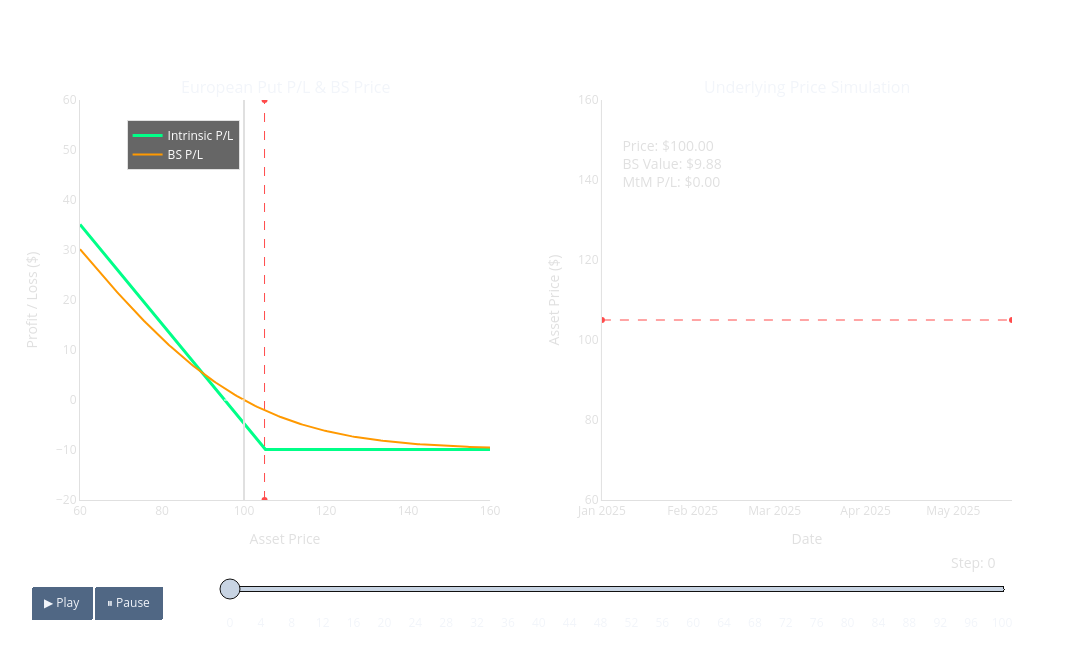

Notebook source saved alongside this figure:
### Markdown cell above
##### Supply and demand create an equilibrium price, and the Black-Scholes model looks to explain the way markets are currently pricing these contracts.

In other words, the price today is based on a risk-neutral expectation

 $$
 \text{Put Price:} \qquad P_{t} = e^{-r(T-t)}\,\mathbb{E}^{\mathbb{Q}}[(K - S_{T})^{+} \mid \mathcal{F}_t]
 $$

### Code cell
import numpy as np
import pandas as pd
import plotly.graph_objects as go
from plotly.subplots import make_subplots
from scipy.stats import norm

# --- 1. Parameters & Data Generation ---
S0 = 100        # Initial price
K = 105         # Strike price
T = 1.0         # Time to maturity (1 year)
r = 0.05        # Risk-free rate
vol = 0.25      # Volatility
n_steps = 100   # Number of simulation steps
dt = T / n_steps

def put_payoff(S, K):
    return np.maximum(K - S, 0)

# Black-Scholes European Put Price
def bs_put_price(S, K, tau, r, vol):
    if tau <= 1e-5:
        return put_payoff(S, K)
    d1 = (np.log(S / K) + (r + 0.5 * vol**2) * tau) / (vol * np.sqrt(tau))
    d2 = d1 - vol * np.sqrt(tau)
    return K * np.exp(-r * tau) * norm.cdf(-d2) - S * norm.cdf(-d1)

# Calculate Initial Premium Paid based on BS Model at t=0
initial_premium = bs_put_price(S0, K, T, r, vol)

# Generate a Price Path
np.random.seed(np.random.randint(0, 1000))
rets = np.random.normal((r - 0.5 * vol**2) * dt, vol * np.sqrt(dt), n_steps)
path = S0 * np.exp(np.cumsum(rets))
path = np.insert(path, 0, S0)
dates = pd.date_range(start='2025-01-01', periods=n_steps+1, freq='B')

S_range = np.linspace(60, 160, 200)

# Calculate P/L curves (Value - Initial Premium)
intrinsic_pnl = put_payoff(S_range, K) - initial_premium
bs_pnl_initial = bs_put_price(S_range, K, T, r, vol) - initial_premium

# Colors
off_white = "#e0e0e0"
strike_color = "#ff4b4b"
payoff_color = "#00ff88"
path_color = "#00d1ff"
bs_color = "#ff9900"
profit_color = "#00ff88"
loss_color = "#ff4b4b"

# --- 2. Figure Setup ---
fig = make_subplots(
    rows=1, cols=2,
    subplot_titles=("European Put P/L & BS Price", "Underlying Price Simulation"),
    horizontal_spacing=0.12
)

# Base traces (Left Plot)
# 0. Intrinsic P/L Curve
fig.add_trace(go.Scatter(x=S_range, y=intrinsic_pnl, line=dict(color=payoff_color, width=3), 
                         name='Intrinsic P/L', showlegend=True), row=1, col=1)
# 1. Strike Line
fig.add_trace(go.Scatter(x=[K, K], y=[-20, 60], line=dict(color=strike_color, width=1, dash='dash'), 
                         name='Strike', showlegend=False), row=1, col=1)
# 2. Current S Tracker
fig.add_trace(go.Scatter(x=[S0, S0], y=[-20, 60], line=dict(color=off_white, width=2), mode='lines', 
                         name='Current S', showlegend=False), row=1, col=1)
# 3. BS P/L Curve
fig.add_trace(go.Scatter(x=S_range, y=bs_pnl_initial, line=dict(color=bs_color, width=2), 
                         name='BS P/L', showlegend=True), row=1, col=1) 
# 4. Zero Line (Breakeven)
fig.add_trace(go.Scatter(x=[60, 160], y=[0, 0], line=dict(color='white', width=1, dash='dot'), 
                         showlegend=False), row=1, col=1)

# Base traces (Right Plot)
# 5. Strike Line Tracker
fig.add_trace(go.Scatter(x=[dates[0], dates[-1]], y=[K, K], line=dict(color=strike_color, width=1, dash='dash'), 
                         showlegend=False), row=1, col=2)
# 6. Asset Price Path
fig.add_trace(go.Scatter(x=[dates[0]], y=[S0], line=dict(color=path_color, width=2.5), mode='lines', 
                         showlegend=False), row=1, col=2)

# 7. Dynamic Text for P/L
fig.add_trace(go.Scatter(
    x=[dates[5]], y=[150], mode="text", 
    text=[f"Price: ${S0:.2f}<br>BS Value: ${initial_premium:.2f}<br>MtM P/L: $0.00"],
    textfont=dict(color=off_white, size=14), textposition="bottom right", showlegend=False
), row=1, col=2)

# --- 3. Animation Frames & Slider Steps ---
frames = []
slider_steps = []

for i in range(n_steps + 1):
    current_price = path[i]
    tau = max(T - i * dt, 0.0) 
    
    # Calculate current BS values and MtM P/L
    current_bs_pnl_curve = bs_put_price(S_range, K, tau, r, vol) - initial_premium
    current_bs_val = bs_put_price(current_price, K, tau, r, vol)
    mtm_pnl = current_bs_val - initial_premium
    pnl_color = profit_color if mtm_pnl >= 0 else loss_color
    
    frame_name = f"f{i}"
    
    frames.append(go.Frame(
        data=[
            go.Scatter(x=S_range, y=intrinsic_pnl),                            # 0: Intrinsic
            go.Scatter(x=[K, K], y=[-20, 60]),                                 # 1: Strike
            go.Scatter(x=[current_price, current_price], y=[-20, 60]),         # 2: Current S
            go.Scatter(x=S_range, y=current_bs_pnl_curve),                     # 3: BS P/L Curve
            go.Scatter(x=[60, 160], y=[0, 0]),                                 # 4: Zero Line
            go.Scatter(x=[dates[0], dates[-1]], y=[K, K]),                     # 5: Strike (Right)
            go.Scatter(x=dates[:i+1], y=path[:i+1]),                           # 6: Path (Right)
            go.Scatter(
                x=[dates[5]], y=[150],
                text=[f"Price: ${current_price:.2f}<br>BS Value: ${current_bs_val:.2f}<br>MtM P/L: ${mtm_pnl:.2f}"],
                textfont=dict(color=pnl_color)
            )                                                                  # 7: Text Update
        ],
        name=frame_name
    ))
    
    step = {
        "args": [
            [frame_name],
            {"frame": {"duration": 0, "redraw": False}, "mode": "immediate", "fromcurrent": True}
        ],
        "label": str(i),
        "method": "animate"
    }
    slider_steps.append(step)

fig.frames = frames

# --- 4. Layout with Legend, Buttons and Slider ---
fig.update_layout(
    template="plotly_dark",
    paper_bgcolor='rgba(0,0,0,0)',
    plot_bgcolor='rgba(0,0,0,0)',
    height=650, width=1200,
    margin=dict(t=100, b=150),
    showlegend=True,
    legend=dict(
        yanchor="top", y=0.95,
        xanchor="left", x=0.05,
        bgcolor="rgba(0,0,0,0.6)",
        bordercolor=off_white,
        borderwidth=1,
        font=dict(color="white")
    ),
    updatemenus=[{
        "type": "buttons",
        "buttons": [
            {
                "label": "▶ Play",
                "method": "animate",
                "args": [None, {"frame": {"duration": 40, "redraw": False}, "fromcurrent": True}]
            },
            {
                "label": "⏸ Pause",
                "method": "animate",
                "args": [[None], {"frame": {"duration": 0, "redraw": False}, "mode": "immediate", "fromcurrent": True}]
            }
        ],
        "direction": "left",
        "pad": {"r": 10, "t": 87},
        "showactive": False,
        "x": 0.1,
        "xanchor": "right",
        "y": 0,
        "yanchor": "top"
    }],
    sliders=[{
        "active": 0,
        "yanchor": "top",
        "xanchor": "left",
        "currentvalue": {
            "font": {"size": 14, "color": off_white},
            "prefix": "Step: ",
            "visible": True,
            "xanchor": "right"
        },
        "transition": {"duration": 0},
        "pad": {"b": 10, "t": 50},
        "len": 0.85,
        "x": 0.15,
        "y": 0,
        "steps": slider_steps
    }]
)

axis_style = dict(
    showgrid=True, gridcolor='rgba(255,255,255,0.1)',
    tickfont=dict(color=off_white), linecolor=off_white,
    zeroline=False, title_font=dict(color=off_white)
)

fig.update_xaxes(axis_style, range=[60, 160], title_text="Asset Price", row=1, col=1)
fig.update_yaxes(axis_style, range=[-20, 60], title_text="Profit / Loss ($)", row=1, col=1)
fig.update_xaxes(axis_style, range=[dates[0], dates[-1]], title_text="Date", row=1, col=2)
fig.update_yaxes(axis_style, range=[60, 160], title_text="Asset Price ($)", row=1, col=2)

fig.show()

### Figure 1 — Plotly figure (JSON) as saved in the notebook; plotly's stock layout.template omitted (floating-point values rounded to 4 significant figures; data arrays with more than 128 entries replaced by an {"elided": "..."} marker saying what was removed)
{"data": [{"line": {"color": "#00ff88", "width": 3}, "name": "Intrinsic P/L", "showlegend": true, "type": "scatter", "x": {"elided": "200 float values"}, "xaxis": "x", "y": {"elided": "200 float values"}, "yaxis": "y"}, {"line": {"color": "#ff4b4b", "dash": "dash", "width": 1}, "name": "Strike", "showlegend": false, "type": "scatter", "x": [105, 105], "xaxis": "x", "y": [-20, 60], "yaxis": "y"}, {"line": {"color": "#e0e0e0", "width": 2}, "mode": "lines", "name": "Current S", "showlegend": false, "type": "scatter", "x": [100, 100], "xaxis": "x", "y": [-20, 60], "yaxis": "y"}, {"line": {"color": "#ff9900", "width": 2}, "name": "BS P/L", "showlegend": true, "type": "scatter", "x": {"elided": "200 float values"}, "xaxis": "x", "y": {"elided": "200 float values"}, "yaxis": "y"}, {"line": {"color": "white", "dash": "dot", "width": 1}, "showlegend": false, "type": "scatter", "x": [60, 160], "xaxis": "x", "y": [0, 0], "yaxis": "y"}, {"line": {"color": "#ff4b4b", "dash": "dash", "width": 1}, "showlegend": false, "type": "scatter", "x": ["2025-01-01T00:00:00", "2025-05-21T00:00:00"], "xaxis": "x2", "y": [105, 105], "yaxis": "y2"}, {"line": {"color": "#00d1ff", "width": 2.5}, "mode": "lines", "showlegend": false, "type": "scatter", "x": ["2025-01-01T00:00:00"], "xaxis": "x2", "y": [100], "yaxis": "y2"}, {"mode": "text", "showlegend": false, "text": ["Price: $100.00<br>BS Value: $9.88<br>MtM P/L: $0.00"], "textfont": {"color": "#e0e0e0", "size": 14}, "textposition": "bottom right", "type": "scatter", "x": ["2025-01-08T00:00:00"], "xaxis": "x2", "y": [150], "yaxis": "y2"}], "layout": {"annotations": [{"font": {"size": 16}, "showarrow": false, "text": "European Put P/L & BS Price", "x": 0.22, "xanchor": "center", "xref": "paper", "y": 1, "yanchor": "bottom", "yref": "paper"}, {"font": {"size": 16}, "showarrow": false, "text": "Underlying Price Simulation", "x": 0.78, "xanchor": "center", "xref": "paper", "y": 1, "yanchor": "bottom", "yref": "paper"}], "height": 650, "legend": {"bgcolor": "rgba(0,0,0,0.6)", "bordercolor": "#e0e0e0", "borderwidth": 1, "font": {"color": "white"}, "x": 0.05, "xanchor": "left", "y": 0.95, "yanchor": "top"}, "margin": {"b": 150, "t": 100}, "paper_bgcolor": "rgba(0,0,0,0)", "plot_bgcolor": "rgba(0,0,0,0)", "showlegend": true, "sliders": [{"active": 0, "currentvalue": {"font": {"color": "#e0e0e0", "size": 14}, "prefix": "Step: ", "visible": true, "xanchor": "right"}, "len": 0.85, "pad": {"b": 10, "t": 50}, "steps": [{"args": [["f0"], {"frame": {"duration": 0, "redraw": false}, "fromcurrent": true, "mode": "immediate"}], "label": "0", "method": "animate"}, {"args": [["f1"], {"frame": {"duration": 0, "redraw": false}, "fromcurrent": true, "mode": "immediate"}], "label": "1", "method": "animate"}, {"args": [["f2"], {"frame": {"duration": 0, "redraw": false}, "fromcurrent": true, "mode": "immediate"}], "label": "2", "method": "animate"}, {"args": [["f3"], {"frame": {"duration": 0, "redraw": false}, "fromcurrent": true, "mode": "immediate"}], "label": "3", "method": "animate"}, {"args": [["f4"], {"frame": {"duration": 0, "redraw": false}, "fromcurrent": true, "mode": "immediate"}], "label": "4", "method": "animate"}, {"args": [["f5"], {"frame": {"duration": 0, "redraw": false}, "fromcurrent": true, "mode": "immediate"}], "label": "5", "method": "animate"}, {"args": [["f6"], {"frame": {"duration": 0, "redraw": false}, "fromcurrent": true, "mode": "immediate"}], "label": "6", "method": "animate"}, {"args": [["f7"], {"frame": {"duration": 0, "redraw": false}, "fromcurrent": true, "mode": "immediate"}], "label": "7", "method": "animate"}, {"args": [["f8"], {"frame": {"duration": 0, "redraw": false}, "fromcurrent": true, "mode": "immediate"}], "label": "8", "method": "animate"}, {"args": [["f9"], {"frame": {"duration": 0, "redraw": false}, "fromcurrent": true, "mode": "immediate"}], "label": "9", "method": "animate"}, {"args": [["f10"], {"frame": {"duration": 0, "redraw": false}, "fromcurrent": true, "mode": "immediate"}], "label": "10", "method": "animate"}, {"args": [["f11"], {"frame": {"duration": 0, "redraw": false}, "fromcurrent": true, "mode": "immediate"}], "label": "11", "method": "animate"}, {"args": [["f12"], {"frame": {"duration": 0, "redraw": false}, "fromcurrent": true, "mode": "immediate"}], "label": "12", "method": "animate"}, {"args": [["f13"], {"frame": {"duration": 0, "redraw": false}, "fromcurrent": true, "mode": "immediate"}], "label": "13", "method": "animate"}, {"args": [["f14"], {"frame": {"duration": 0, "redraw": false}, "fromcurrent": true, "mode": "immediate"}], "label": "14", "method": "animate"}, {"args": [["f15"], {"frame": {"duration": 0, "redraw": false}, "fromcurrent": true, "mode": "immediate"}], "label": "15", "method": "animate"}, {"args": [["f16"], {"frame": {"duration": 0, "redraw": false}, "fromcurrent": true, "mode": "immediate"}], "label": "16", "method": "animate"}, {"args": [["f17"], {"frame": {"duration": 0, "redraw": false}, "fromcurrent": true, "mode": "immediate"}], "label": "17", "method": "animate"}, {"args": [["f18"], {"frame": {"duration": 0, "redraw": false}, "fromcurrent": true, "mode": "immediate"}], "label": "18", "method": "animate"}, {"args": [["f19"], {"frame": {"duration": 0, "redraw": false}, "fromcurrent": true, "mode": "immediate"}], "label": "19", "method": "animate"}, {"args": [["f20"], {"frame": {"duration": 0, "redraw": false}, "fromcurrent": true, "mode": "immediate"}], "label": "20", "method": "animate"}, {"args": [["f21"], {"frame": {"duration": 0, "redraw": false}, "fromcurrent": true, "mode": "immediate"}], "label": "21", "method": "animate"}, {"args": [["f22"], {"frame": {"duration": 0, "redraw": false}, "fromcurrent": true, "mode": "immediate"}], "label": "22", "method": "animate"}, {"args": [["f23"], {"frame": {"duration": 0, "redraw": false}, "fromcurrent": true, "mode": "immediate"}], "label": "23", "method": "animate"}, {"args": [["f24"], {"frame": {"duration": 0, "redraw": false}, "fromcurrent": true, "mode": "immediate"}], "label": "24", "method": "animate"}, {"args": [["f25"], {"frame": {"duration": 0, "redraw": false}, "fromcurrent": true, "mode": "immediate"}], "label": "25", "method": "animate"}, {"args": [["f26"], {"frame": {"duration": 0, "redraw": false}, "fromcurrent": true, "mode": "immediate"}], "label": "26", "method": "animate"}, {"args": [["f27"], {"frame": {"duration": 0, "redraw": false}, "fromcurrent": true, "mode": "immediate"}], "label": "27", "method": "animate"}, {"args": [["f28"], {"frame": {"duration": 0, "redraw": false}, "fromcurrent": true, "mode": "immediate"}], "label": "28", "method": "animate"}, {"args": [["f29"], {"frame": {"duration": 0, "redraw": false}, "fromcurrent": true, "mode": "immediate"}], "label": "29", "method": "animate"}, {"args": [["f30"], {"frame": {"duration": 0, "redraw": false}, "fromcurrent": true, "mode": "immediate"}], "label": "30", "method": "animate"}, {"args": [["f31"], {"frame": {"duration": 0, "redraw": false}, "fromcurrent": true, "mode": "immediate"}], "label": "31", "method": "animate"}, {"args": [["f32"], {"frame": {"duration": 0, "redraw": false}, "fromcurrent": true, "mode": "immediate"}], "label": "32", "method": "animate"}, {"args": [["f33"], {"frame": {"duration": 0, "redraw": false}, "fromcurrent": true, "mode": "immediate"}], "label": "33", "method": "animate"}, {"args": [["f34"], {"frame": {"duration": 0, "redraw": false}, "fromcurrent": true, "mode": "immediate"}], "label": "34", "method": "animate"}, {"args": [["f35"], {"frame": {"duration": 0, "redraw": false}, "fromcurrent": true, "mode": "immediate"}], "label": "35", "method": "animate"}, {"args": [["f36"], {"frame": {"duration": 0, "redraw": false}, "fromcurrent": true, "mode": "immediate"}], "label": "36", "method": "animate"}, {"args": [["f37"], {"frame": {"duration": 0, "redraw": false}, "fromcurrent": true, "mode": "immediate"}], "label": "37", "method": "animate"}, {"args": [["f38"], {"frame": {"duration": 0, "redraw": false}, "fromcurrent": true, "mode": "immediate"}], "label": "38", "method": "animate"}, {"args": [["f39"], {"frame": {"duration": 0, "redraw": false}, "fromcurrent": true, "mode": "immediate"}], "label": "39", "method": "animate"}, {"args": [["f40"], {"frame": {"duration": 0, "redraw": false}, "fromcurrent": true, "mode": "immediate"}], "label": "40", "method": "animate"}, {"args": [["f41"], {"frame": {"duration": 0, "redraw": false}, "fromcurrent": true, "mode": "immediate"}], "label": "41", "method": "animate"}, {"args": [["f42"], {"frame": {"duration": 0, "redraw": false}, "fromcurrent": true, "mode": "immediate"}], "label": "42", "method": "animate"}, {"args": [["f43"], {"frame": {"duration": 0, "redraw": false}, "fromcurrent": true, "mode": "immediate"}], "label": "43", "method": "animate"}, {"args": [["f44"], {"frame": {"duration": 0, "redraw": false}, "fromcurrent": true, "mode": "immediate"}], "label": "44", "method": "animate"}, {"args": [["f45"], {"frame": {"duration": 0, "redraw": false}, "fromcurrent": true, "mode": "immediate"}], "label": "45", "method": "animate"}, {"args": [["f46"], {"frame": {"duration": 0, "redraw": false}, "fromcurrent": true, "mode": "immediate"}], "label": "46", "method": "animate"}, {"args": [["f47"], {"frame": {"duration": 0, "redraw": false}, "fromcurrent": true, "mode": "immediate"}], "label": "47", "method": "animate"}, {"args": [["f48"], {"frame": {"duration": 0, "redraw": false}, "fromcurrent": true, "mode": "immediate"}], "label": "48", "method": "animate"}, {"args": [["f49"], {"frame": {"duration": 0, "redraw": false}, "fromcurrent": true, "mode": "immediate"}], "label": "49", "method": "animate"}, {"args": [["f50"], {"frame": {"duration": 0, "redraw": false}, "fromcurrent": true, "mode": "immediate"}], "label": "50", "method": "animate"}, {"args": [["f51"], {"frame": {"duration": 0, "redraw": false}, "fromcurrent": true, "mode": "immediate"}], "label": "51", "method": "animate"}, {"args": [["f52"], {"frame": {"duration": 0, "redraw": false}, "fromcurrent": true, "mode": "immediate"}], "label": "52", "method": "animate"}, {"args": [["f53"], {"frame": {"duration": 0, "redraw": false}, "fromcurrent": true, "mode": "immediate"}], "label": "53", "method": "animate"}, {"args": [["f54"], {"frame": {"duration": 0, "redraw": false}, "fromcurrent": true, "mode": "immediate"}], "label": "54", "method": "animate"}, {"args": [["f55"], {"frame": {"duration": 0, "redraw": false}, "fromcurrent": true, "mode": "immediate"}], "label": "55", "method": "animate"}, {"args": [["f56"], {"frame": {"duration": 0, "redraw": false}, "fromcurrent": true, "mode": "immediate"}], "label": "56", "method": "animate"}, {"args": [["f57"], {"frame": {"duration": 0, "redraw": false}, "fromcurrent": true, "mode": "immediate"}], "label": "57", "method": "animate"}, {"args": [["f58"], {"frame": {"duration": 0, "redraw": false}, "fromcurrent": true, "mode": "immediate"}], "label": "58", "method": "animate"}, {"args": [["f59"], {"frame": {"duration": 0, "redraw": false}, "fromcurrent": true, "mode": "immediate"}], "label": "59", "method": "animate"}, {"args": [["f60"], {"frame": {"duration": 0, "redraw": false}, "fromcurrent": true, "mode": "immediate"}], "label": "60", "method": "animate"}, {"args": [["f61"], {"frame": {"duration": 0, "redraw": false}, "fromcurrent": true, "mode": "immediate"}], "label": "61", "method": "animate"}, {"args": [["f62"], {"frame": {"duration": 0, "redraw": false}, "fromcurrent": true, "mode": "immediate"}], "label": "62", "method": "animate"}, {"args": [["f63"], {"frame": {"duration": 0, "redraw": false}, "fromcurrent": true, "mode": "immediate"}], "label": "63", "method": "animate"}, {"args": [["f64"], {"frame": {"duration": 0, "redraw": false}, "fromcurrent": true, "mode": "immediate"}], "label": "64", "method": "animate"}, {"args": [["f65"], {"frame": {"duration": 0, "redraw": false}, "fromcurrent": true, "mode": "immediate"}], "label": "65", "method": "animate"}, {"args": [["f66"], {"frame": {"duration": 0, "redraw": false}, "fromcurrent": true, "mode": "immediate"}], "label": "66", "method": "animate"}, {"args": [["f67"], {"frame": {"duration": 0, "redraw": false}, "fromcurrent": true, "mode": "immediate"}], "label": "67", "method": "animate"}, {"args": [["f68"], {"frame": {"duration": 0, "redraw": false}, "fromcurrent": true, "mode": "immediate"}], "label": "68", "method": "animate"}, {"args": [["f69"], {"frame": {"duration": 0, "redraw": false}, "fromcurrent": true, "mode": "immediate"}], "label": "69", "method": "animate"}, {"args": [["f70"], {"frame": {"duration": 0, "redraw": false}, "fromcurrent": true, "mode": "immediate"}], "label": "70", "method": "animate"}, {"args": [["f71"], {"frame": {"duration": 0, "redraw": false}, "fromcurrent": true, "mode": "immediate"}], "label": "71", "method": "animate"}, {"args": [["f72"], {"frame": {"duration": 0, "redraw": false}, "fromcurrent": true, "mode": "immediate"}], "label": "72", "method": "animate"}, {"args": [["f73"], {"frame": {"duration": 0, "redraw": false}, "fromcurrent": true, "mode": "immediate"}], "label": "73", "method": "animate"}, {"args": [["f74"], {"frame": {"duration": 0, "redraw": false}, "fromcurrent": true, "mode": "immediate"}], "label": "74", "method": "animate"}, {"args": [["f75"], {"frame": {"duration": 0, "redraw": false}, "fromcurrent": true, "mode": "immediate"}], "label": "75", "method": "animate"}, {"args": [["f76"], {"frame": {"duration": 0, "redraw": false}, "fromcurrent": true, "mode": "immediate"}], "label": "76", "method": "animate"}, {"args": [["f77"], {"frame": {"duration": 0, "redraw": false}, "fromcurrent": true, "mode": "immediate"}], "label": "77", "method": "animate"}, {"args": [["f78"], {"frame": {"duration": 0, "redraw": false}, "fromcurrent": true, "mode": "immediate"}], "label": "78", "method": "animate"}, {"args": [["f79"], {"frame": {"duration": 0, "redraw": false}, "fromcurrent": true, "mode": "immediate"}], "label": "79", "method": "animate"}, {"args": [["f80"], {"frame": {"duration": 0, "redraw": false}, "fromcurrent": true, "mode": "immediate"}], "label": "80", "method": "animate"}, {"args": [["f81"], {"frame": {"duration": 0, "redraw": false}, "fromcurrent": true, "mode": "immediate"}], "label": "81", "method": "animate"}, {"args": [["f82"], {"frame": {"duration": 0, "redraw": false}, "fromcurrent": true, "mode": "immediate"}], "label": "82", "method": "animate"}, {"args": [["f83"], {"frame": {"duration": 0, "redraw": false}, "fromcurrent": true, "mode": "immediate"}], "label": "83", "method": "animate"}, {"args": [["f84"], {"frame": {"duration": 0, "redraw": false}, "fromcurrent": true, "mode": "immediate"}], "label": "84", "method": "animate"}, {"args": [["f85"], {"frame": {"duration": 0, "redraw": false}, "fromcurrent": true, "mode": "immediate"}], "label": "85", "method": "animate"}, {"args": [["f86"], {"frame": {"duration": 0, "redraw": false}, "fromcurrent": true, "mode": "immediate"}], "label": "86", "method": "animate"}, {"args": [["f87"], {"frame": {"duration": 0, "redraw": false}, "fromcurrent": true, "mode": "immediate"}], "label": "87", "method": "animate"}, {"args": [["f88"], {"frame": {"duration": 0, "redraw": false}, "fromcurrent": true, "mode": "immediate"}], "label": "88", "method": "animate"}, {"args": [["f89"], {"frame": {"duration": 0, "redraw": false}, "fromcurrent": true, "mode": "immediate"}], "label": "89", "method": "animate"}, {"args": [["f90"], {"frame": {"duration": 0, "redraw": false}, "fromcurrent": true, "mode": "immediate"}], "label": "90", "method": "animate"}, {"args": [["f91"], {"frame": {"duration": 0, "redraw": false}, "fromcurrent": true, "mode": "immediate"}], "label": "91", "method": "animate"}, {"args": [["f92"], {"frame": {"duration": 0, "redraw": false}, "fromcurrent": true, "mode": "immediate"}], "label": "92", "method": "animate"}, {"args": [["f93"], {"frame": {"duration": 0, "redraw": false}, "fromcurrent": true, "mode": "immediate"}], "label": "93", "method": "animate"}, {"args": [["f94"], {"frame": {"duration": 0, "redraw": false}, "fromcurrent": true, "mode": "immediate"}], "label": "94", "method": "animate"}, {"args": [["f95"], {"frame": {"duration": 0, "redraw": false}, "fromcurrent": true, "mode": "immediate"}], "label": "95", "method": "animate"}, {"args": [["f96"], {"frame": {"duration": 0, "redraw": false}, "fromcurrent": true, "mode": "immediate"}], "label": "96", "method": "animate"}, {"args": [["f97"], {"frame": {"duration": 0, "redraw": false}, "fromcurrent": true, "mode": "immediate"}], "label": "97", "method": "animate"}, {"args": [["f98"], {"frame": {"duration": 0, "redraw": false}, "fromcurrent": true, "mode": "immediate"}], "label": "98", "method": "animate"}, {"args": [["f99"], {"frame": {"duration": 0, "redraw": false}, "fromcurrent": true, "mode": "immediate"}], "label": "99", "method": "animate"}, {"args": [["f100"], {"frame": {"duration": 0, "redraw": false}, "fromcurrent": true, "mode": "immediate"}], "label": "100", "method": "animate"}], "transition": {"duration": 0}, "x": 0.15, "xanchor": "left", "y": 0, "yanchor": "top"}], "updatemenus": [{"buttons": [{"args": [null, {"frame": {"duration": 40, "redraw": false}, "fromcurrent": true}], "label": "▶ Play", "method": "animate"}, {"args": [[null], {"frame": {"duration": 0, "redraw": false}, "fromcurrent": true, "mode": "immediate"}], "label": "⏸ Pause", "method": "animate"}], "direction": "left", "pad": {"r": 10, "t": 87}, "showactive": false, "type": "buttons", "x": 0.1, "xanchor": "right", "y": 0, "yanchor": "top"}], "width": 1200, "xaxis": {"anchor": "y", "domain": [0, 0.44], "gridcolor": "rgba(255,255,255,0.1)", "linecolor": "#e0e0e0", "range": [60, 160], "showgrid": true, "tickfont": {"color": "#e0e0e0"}, "title": {"font": {"color": "#e0e0e0"}, "text": "Asset Price"}, "zeroline": false}, "xaxis2": {"anchor": "y2", "domain": [0.56, 1], "gridcolor": "rgba(255,255,255,0.1)", "linecolor": "#e0e0e0", "range": ["2025-01-01T00:00:00", "2025-05-21T00:00:00"], "showgrid": true, "tickfont": {"color": "#e0e0e0"}, "title": {"font": {"color": "#e0e0e0"}, "text": "Date"}, "zeroline": false}, "yaxis": {"anchor": "x", "domain": [0, 1], "gridcolor": "rgba(255,255,255,0.1)", "linecolor": "#e0e0e0", "range": [-20, 60], "showgrid": true, "tickfont": {"color": "#e0e0e0"}, "title": {"font": {"color": "#e0e0e0"}, "text": "Profit / Loss ($)"}, "zeroline": false}, "yaxis2": {"anchor": "x2", "domain": [0, 1], "gridcolor": "rgba(255,255,255,0.1)", "linecolor": "#e0e0e0", "range": [60, 160], "showgrid": true, "tickfont": {"color": "#e0e0e0"}, "title": {"font": {"color": "#e0e0e0"}, "text": "Asset Price ($)"}, "zeroline": false}}}
